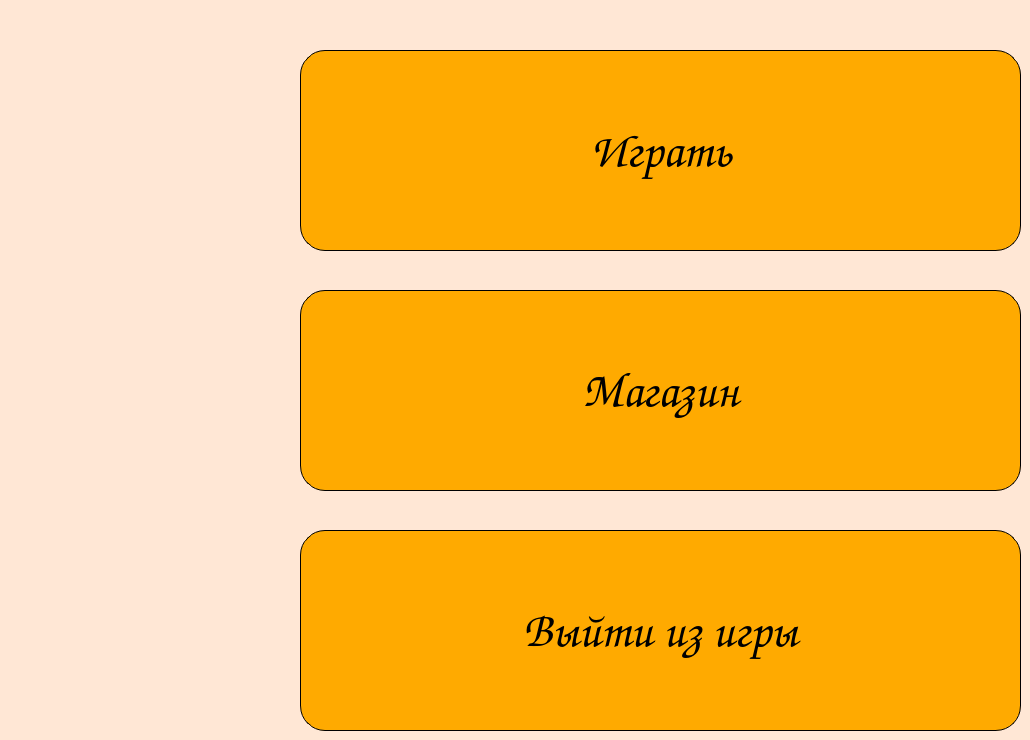
    <widget class="QWidget" name="mainMenuPage">
     <property name="styleSheet">
      <string notr="true">background-color: rgb(255, 231, 213);</string>
     </property>
     <widget class="QPushButton" name="shopButton">
      <property name="geometry">
       <rect>
        <x>300</x>
        <y>290</y>
        <width>721</width>
        <height>201</height>
       </rect>
      </property>
      <property name="font">
       <font>
        <family>Comic Sans MS</family>
        <pointsize>36</pointsize>
       </font>
      </property>
      <property name="styleSheet">
       <string notr="true">QPushButton#shopButton {border-radius: 25px;
background-color: rgb(255, 170, 0);
border: 1px solid #000000;
color: #000000}
QPushButton#shopButton:hover {
background-color: rgb(235, 150, 0)}</string>
      </property>
      <property name="text">
       <string>Магазин</string>
      </property>
     </widget>
     <widget class="QPushButton" name="startGameButton">
      <property name="geometry">
       <rect>
        <x>300</x>
        <y>50</y>
        <width>721</width>
        <height>201</height>
       </rect>
      </property>
      <property name="font">
       <font>
        <family>Comic Sans MS</family>
        <pointsize>36</pointsize>
       </font>
      </property>
      <property name="styleSheet">
       <string notr="true">QPushButton#startGameButton {border-radius: 25px;
background-color: rgb(255, 170, 0);
border: 1px solid #000000;
	color: rgb(0, 0, 0);
}
QPushButton#startGameButton:hover {
background-color: rgb(235, 150, 0)}</string>
      </property>
      <property name="text">
       <string>Играть</string>
      </property>
     </widget>
     <widget class="QPushButton" name="quitGameButton">
      <property name="geometry">
       <rect>
        <x>300</x>
        <y>530</y>
        <width>721</width>
        <height>201</height>
       </rect>
      </property>
      <property name="font">
       <font>
        <family>Comic Sans MS</family>
        <pointsize>36</pointsize>
       </font>
      </property>
      <property name="styleSheet">
       <string notr="true">QPushButton#quitGameButton {border-radius: 25px;
background-color: rgb(255, 170, 0);
border: 1px solid #000000;
color: #000000}
QPushButton#quitGameButton:hover {
background-color: rgb(235, 150, 0)}</string>
      </property>
      <property name="text">
       <string>Выйти из игры</string>
      </property>
     </widget>
    </widget>
